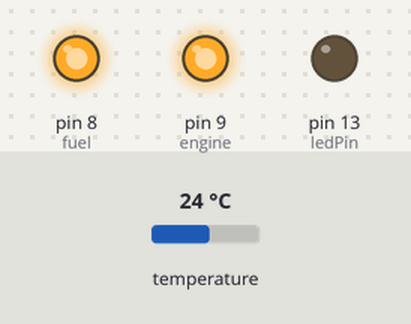
The sketch below on a simulated Arduino Uno, built with avr-gcc and run on an emulated ATmega328P. On the bench: output pins drawn as LEDs (lit = HIGH). Inputs (shaded band) come from the test bench; at power-on: temperature 24 °C. What the sketch prints to the serial monitor is not drawn.

Above: at 1.5 s.
1.6 s: temperature set to 5.3 °C
3.7 s: temperature set to 4.5 °C
At 4.8 s:
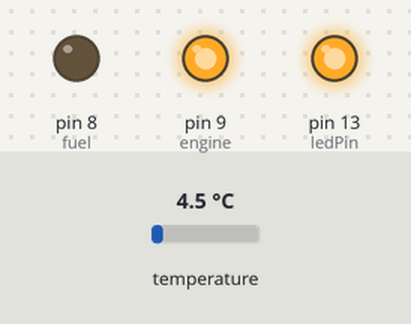
8.8 s: temperature set to 19.6 °C
11.3 s: temperature set to 20.5 °C
At 12.6 s:
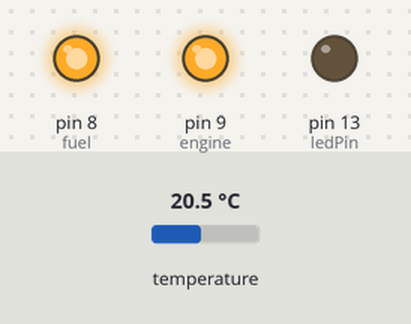
13.4 s: temperature set to 4 °C
At 17.4 s:
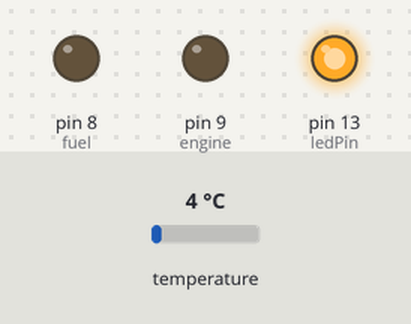
Timing chart, 0 to 19.2 s (numbered marks = the images above; inputs shaded):
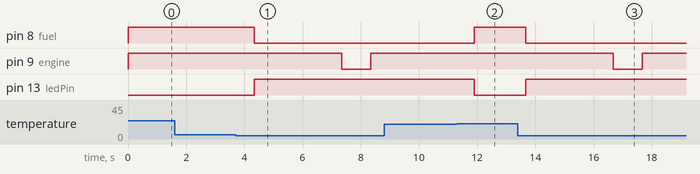

Measured:
- the behaviour switches between 5 and 4.9 °C on temperature (found by bisection; images 0 and 1)
- the behaviour switches between 20 and 20.1 °C on temperature (found by bisection; images 1 and 2)
- after the input at 1.6 s, every drawn part: stays the same
- after the input at 3.7 s, pin 8 (fuel): HIGH → LOW after 0.65 s; pin 9 (engine): HIGH → LOW after 3.6 s, → HIGH 1.0 s later; pin 13 (ledPin): LOW → HIGH after 0.65 s
- after the input at 8.8 s, every drawn part: stays the same
- after the input at 11.3 s, pin 8 (fuel): LOW → HIGH after 0.60 s; pin 13 (ledPin): HIGH → LOW after 0.60 s
- after the input at 13.4 s, pin 8 (fuel): HIGH → LOW after 0.28 s; pin 9 (engine): HIGH → LOW after 3.3 s, → HIGH 1.0 s later; pin 13 (ledPin): LOW → HIGH after 0.28 s

The sketch:

gypsy.ino
```cpp
// First we inclue the libraries
#include <OneWire.h>
#include <DallasTemperature.h>

//Data wire is pluggd into pin 2 on the Arduino
#define ONE_WIRE_BUS 4

int ledPin = 13;
#define fuel 8
#define engine 9


float temp = 10.00;

// Setup a OneWire instance to communicate with any OneWire Devices
//(not just Maxim/Dallas temperature ICs)

OneWire oneWire(ONE_WIRE_BUS);

//Pass our oneWire reference to Dallas Temperature

DallasTemperature sensors(&oneWire);

void setup() {
    // Start up the library
  sensors.begin();
  // put your setup code here, to run once:
  Serial.begin(9600);
  pinMode(ledPin, OUTPUT);
  pinMode(fuel, OUTPUT);
  pinMode(engine, OUTPUT);
  digitalWrite(fuel, HIGH);
  digitalWrite(engine, HIGH);
}

void loop(void) {

  boolean ledState = digitalRead(ledPin);//check if the LED is turned on or off. Returns 1 or 0

  // put your main code here, to run repeatedly:
  // call sensors.requestTemperatures() to issue a global temperature
  // request to all devices on the bus

  Serial.print("Requesting temperatures...");
  sensors.requestTemperatures();
  // Send the command to get temperature readings

  Serial.println("DONE");

  Serial.print("Temperature is:");
  temp = sensors.getTempCByIndex(0);
  Serial.print(sensors.getTempCByIndex(0));
  Serial.print((char)176); //shows degrees character
  Serial.print("C | ");


  // Why "byIndex"?
  //You can have more than one DS18B20 on the same bus.
  // 0 refers to the first IC on the wire


  if(ledState == 0 && temp < 5){//if LED is off and button code is ok
          digitalWrite(ledPin, HIGH);
          digitalWrite(fuel , LOW);
          delay(3000);
          digitalWrite(engine , LOW);
          delay(1000);
          digitalWrite(engine , HIGH);
      }else if(ledState == 1 && temp > 20 ){//if LED is on and button code is ok
          digitalWrite(ledPin, LOW);
          digitalWrite(fuel , HIGH);
      }
  delay(1000);

}
```
